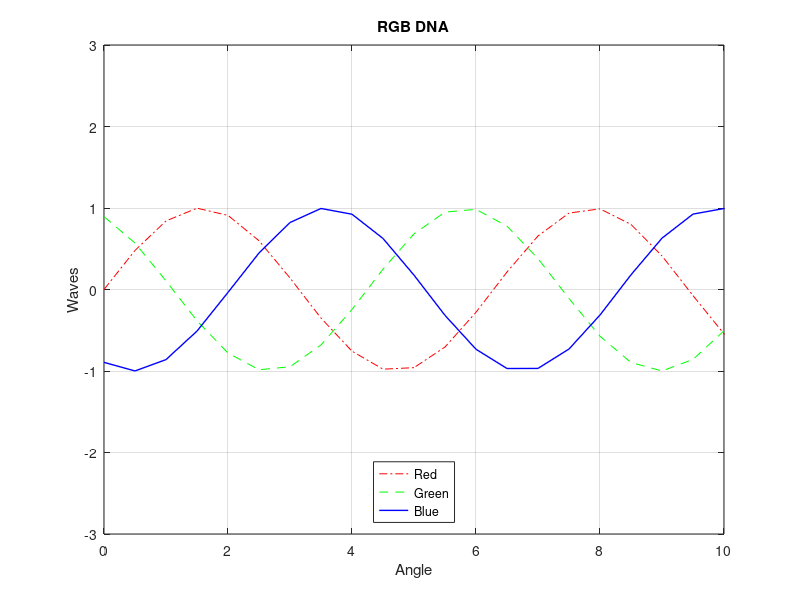

The MATLAB source for this figure:
x = 0:0.5:5*pi;

y1 = sin(x);
y2 = sin(x+90);
y3 = sin(x-90);

figure
plot(x, y1,'r-.', x, y2,'g--', x, y3, 'b-', 'LineWidth', 1)

grid on
axis ([0 10 -3 3])

title('RGB DNA')
xlabel('Angle')
ylabel('Waves')

legend('Red','Green','Blue')
legend('Location','South')

